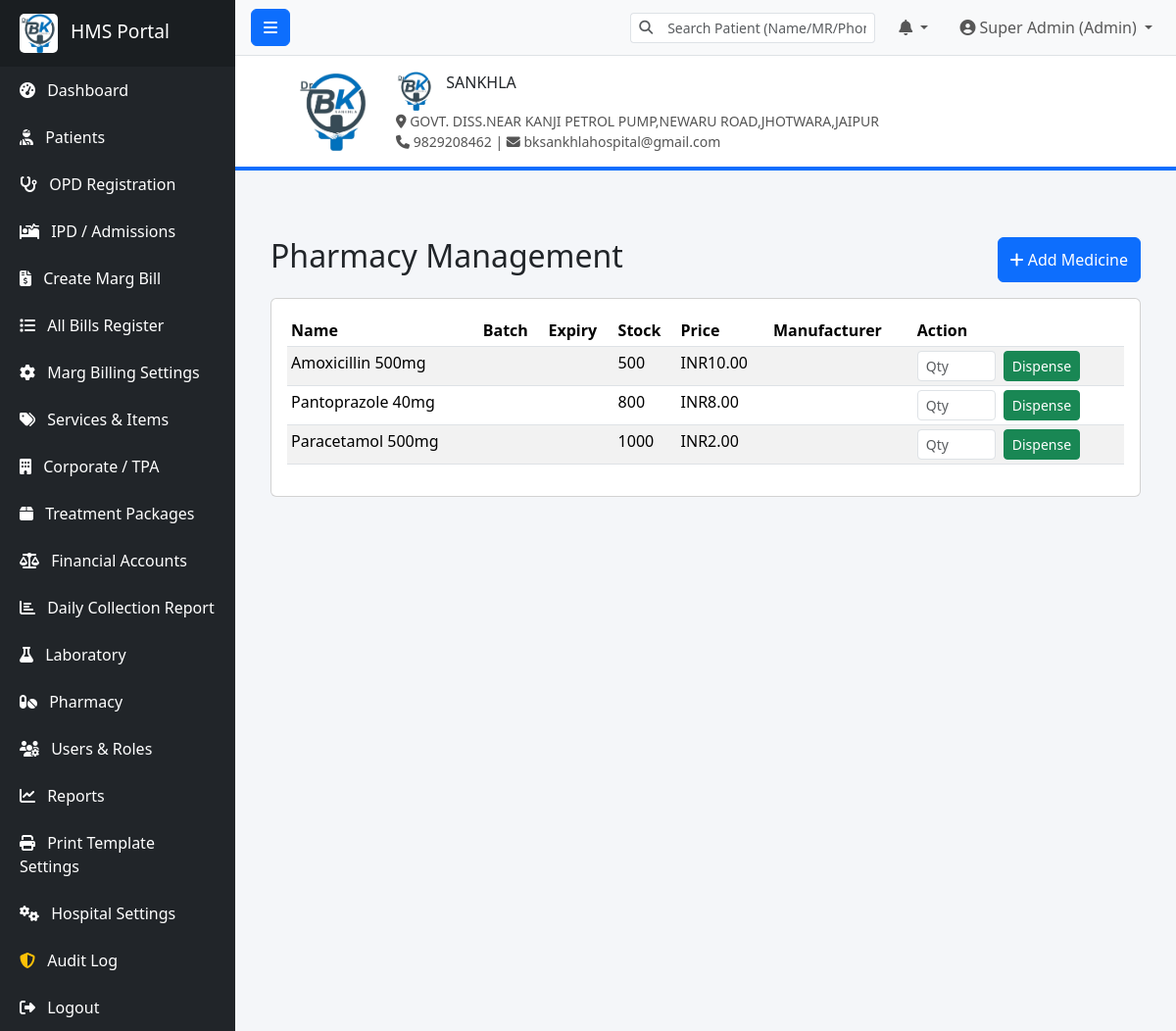
The page /pharmacy.php (signed in) on the database its author committed.
### tables this page shows
CREATE TABLE IF NOT EXISTS `medicines` (
  `id` int(11) NOT NULL AUTO_INCREMENT,
  `name` varchar(100) NOT NULL,
  `batch_no` varchar(50) DEFAULT NULL,
  `expiry_date` date DEFAULT NULL,
  `stock_qty` int(11) DEFAULT 0,
  `price_per_unit` decimal(10,2) NOT NULL DEFAULT 0.00,
  `manufacturer` varchar(100) DEFAULT NULL,
  `status` tinyint(1) DEFAULT 1,
  PRIMARY KEY (`id`)
);

### pharmacy.php (the view, shortened to what this page needs)
<?php
require_once 'includes/header.php';
$medicines = $pdo->query("SELECT * FROM medicines ORDER BY name")->fetchAll();
?>
<div class="container-fluid mt-4">
    <div class="d-flex justify-content-between mb-3">
        <h2>Pharmacy Management</h2>
        <button class="btn btn-primary" data-bs-toggle="modal" data-bs-target="#addMedModal"><i class="fas fa-plus"></i> Add Medicine</button>
    </div>
    <div class="card">
        <div class="card-body">
            <table class="table table-striped table-sm">
                <thead>
                    <tr>
                        <th>Name</th>
                        <th>Batch</th>
                        <th>Expiry</th>
                        <th>Stock</th>
                        <th>Price</th>
                        <th>Manufacturer</th>
                        <th>Action</th>
                    </tr>
                </thead>
                <tbody>
                    <?php foreach ($medicines as $m): ?>
                    <tr class="<?php echo($m['stock_qty'] < 10 ? 'table-danger' : ''); ?>">
                        <td><?php echo $m['name']; ?></td>
                        <td><?php echo $m['batch_no']; ?></td>
                        <td><?php echo $m['expiry_date']; ?></td>
                        <td><?php echo $m['stock_qty']; ?></td>
                        <td><?php echo CURRENCY . $m['price_per_unit']; ?></td>
                        <td><?php echo $m['manufacturer']; ?></td>
                        <td>
                            <form method="POST" class="d-flex">
                                <input type="number" name="dispense_qty" class="form-control form-control-sm me-2" style="width: 80px;" placeholder="Qty" min="1" max="<?php echo $m['stock_qty']; ?>">
                                <button type="submit" class="btn btn-sm btn-success">Dispense</button>
                            </form>
                        </td>
                    </tr>
                    <?php
endforeach; ?>
                </tbody>
            </table>
        </div>
    </div>
</div>
<?php require_once 'includes/footer.php'; ?>

### rows shown on the page
medicines: name "Amoxicillin 500mg", stock_qty "500", price_per_unit "10.00"
medicines: name "Pantoprazole 40mg", stock_qty "800", price_per_unit "8.00"
medicines: name "Paracetamol 500mg", stock_qty "1000", price_per_unit "2.00"

### other values the page prints
$_SESSION['full_name'] "Super Admin"
$_SESSION['role'] "Admin"
APP_SHORT_NAME "SANKHLA"
APP_ADDRESS "GOVT. DISS.NEAR KANJI PETROL PUMP,NEWARU ROAD,JHOTWARA,JAIPUR"
APP_PHONE "9829208462"
APP_EMAIL "bksankhlahospital@gmail.com"
